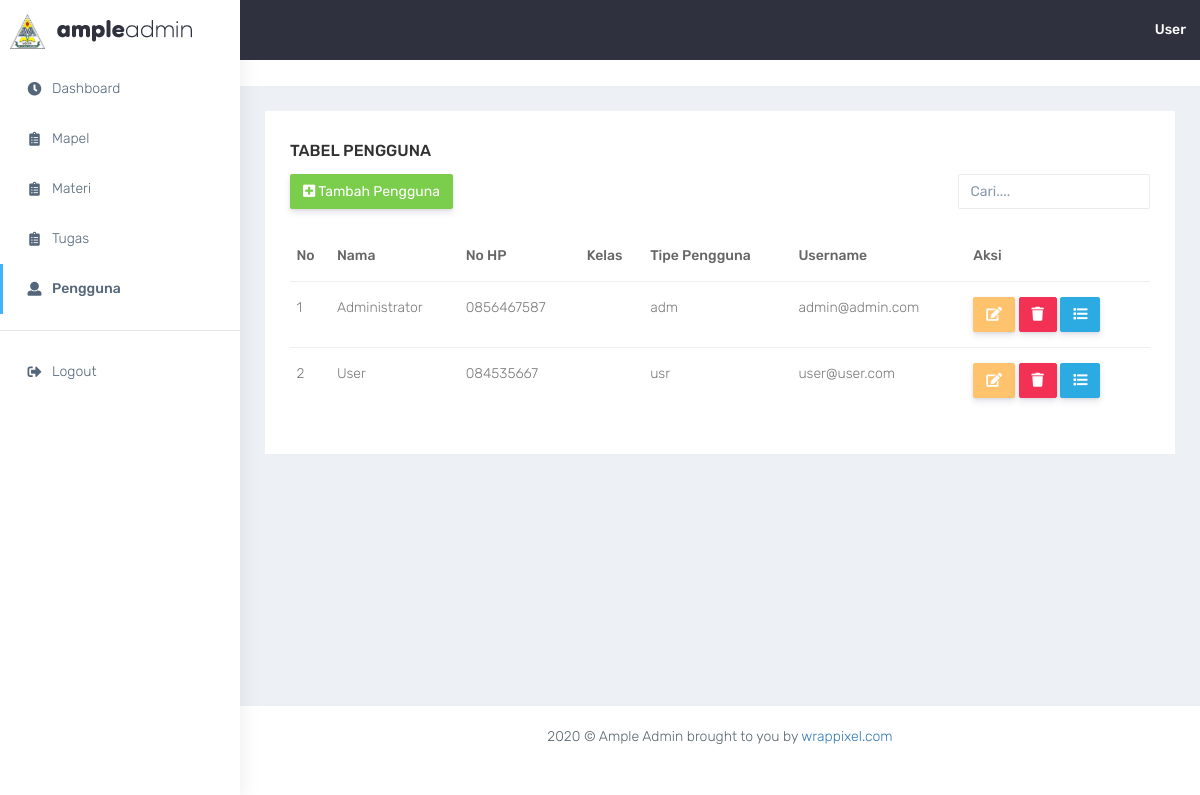
The app's page /admin/pengguna.php (signed in), older data.
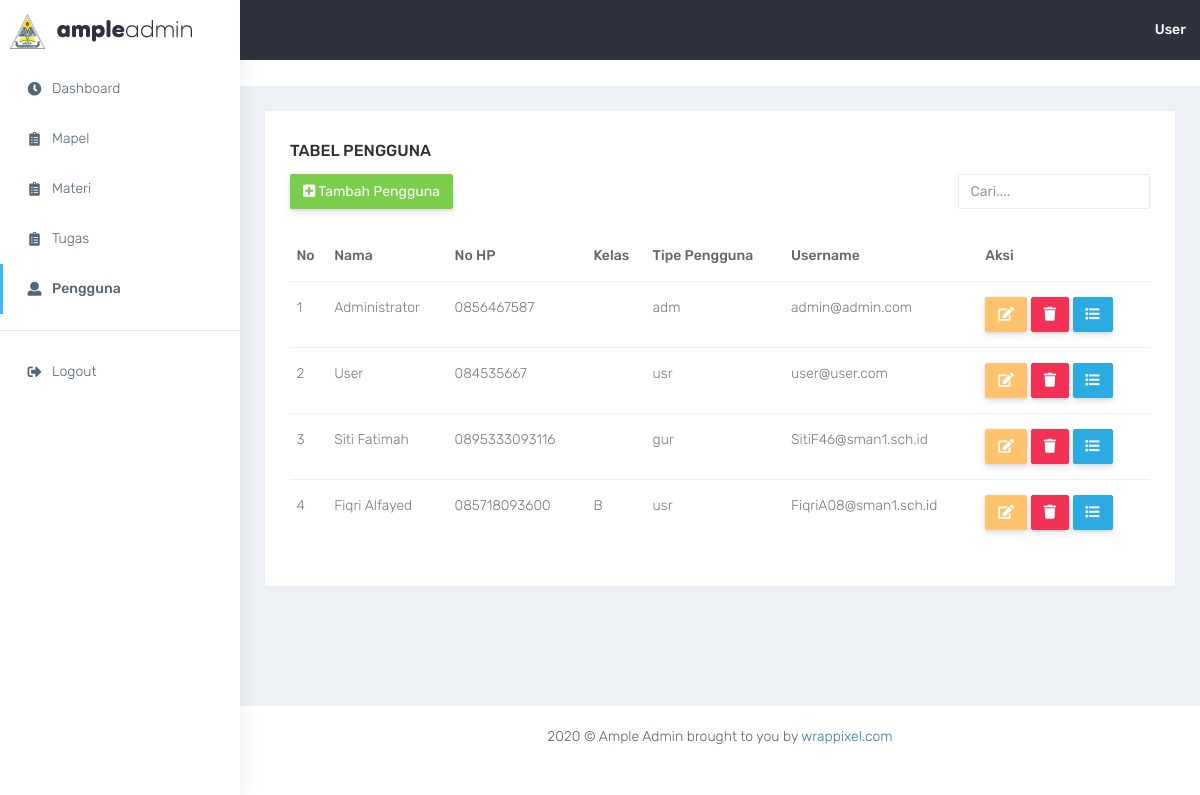
The same page, newer data.
### tables this page shows
CREATE TABLE `tbl_user` (
  `id_user` int(11) NOT NULL,
  `nama` varchar(100) NOT NULL,
  `jenkel` enum('L','P') NOT NULL,
  `tgl_lahir` date NOT NULL,
  `telp` varchar(13) NOT NULL,
  `kelas` varchar(50) DEFAULT NULL,
  `username` varchar(100) NOT NULL,
  `password` varchar(100) NOT NULL,
  `akses` enum('usr','gur','adm') NOT NULL
);

### session.php (called while the page is built, shortened)
<?php
  if(isset($_SESSION['akses'])){
    $namau = $_SESSION['nama'];
  }else{
    header('location:login.php?stat=session_timeout');
    exit();
  }
?>

### admin/pengguna.php (the view, shortened to what this page needs)
<?php
  require_once('navbar.php');
?>
<div class="container-fluid">
    <div class="row">
        <div class="col-sm-12">
            <div class="white-box">
                <h3 class="box-title">Tabel Pengguna</h3>
                <div class="row">
                    <div class="col-lg-9">
                        <button type="button" class="btn btn-success" style="color: white;" data-toggle="modal" data-target="#exampleModal">
                                <i class="fas fa-plus-square"></i>
                                Tambah Pengguna
                        </button>
                        <br><br>
                    </div>
                    <div class="col-lg-3">
                        <form>
                            <div class="form-group">
                            <input type="text" class="form-control" id="exampleInputEmail1" aria-describedby="emailHelp" placeholder="Cari....">
                            </div>
                        </form>
                    </div>
                </div>
                <div class="table-responsive">
                    <table class="table">
                        <thead>
                            <tr>
                                <th class="border-top-0">No</th>
                                <th class="border-top-0">Nama</th>
                                <th class="border-top-0">No HP</th>
                                <th class="border-top-0">Kelas</th>
                                <th class="border-top-0">Tipe Pengguna</th>
                                <th class="border-top-0">Username</th>
                                <th class="border-top-0">Aksi</th>
                            </tr>
                        </thead>
                        <tbody>
                          <?php
                            $no = 1;
                            $sql = mysqli_query($con,'SELECT * FROM tbl_user');
                            while($data = mysqli_fetch_array($sql)){
                          ?>
                            <tr>
                                <td><?= $no ;?></td>
                                <td><?= $data['nama'] ;?></td>
                                <td><?= $data['telp'] ;?></td>
                                <td><?= $data['kelas'] ;?></td>
                                <td><?= $data['akses'] ;?></td>
                                <td><?= $data['username'] ;?></td>
                                <td>
                                    <a href="edit-pengguna.php?id=<?= $data['id_user'] ?>" class="btn btn-warning">
                                        <i class="fas fa-edit"></i>
                                    </a>
                                    <a href="del-pengguna.php?id=<?= $data['id_user'] ;?>" class="btn btn-danger">
                                        <i class="fas fa-trash"></i>
                                    </a>
                                    <a href="detail-pengguna.php?id=<?= $data['id_user'] ;?>" class="btn btn-info">
                                        <i class="fas fa-list"></i>
                                    </a>
                                </td>
                            </tr>
                            <?php $no++; } ?>
                        </tbody>
                    </table>
                </div>
            </div>
        </div>
    </div>
</div>
<?php require_once('footer.php');?>

### admin/navbar.php (shortened to what this page needs)
<!DOCTYPE html>
<html dir="ltr" lang="en">
<head>
    <link href="../asset/admin/plugins/bower_components/chartist/dist/chartist.min.css" rel="stylesheet">
    <link rel="stylesheet" href="../asset/admin/plugins/bower_components/chartist-plugin-tooltips/dist/chartist-plugin-tooltip.css">
    <link href="../asset/admin/css/style.min.css" rel="stylesheet">
</head>
<?php
require_once('../session.php');?>
<body onload="disAkses()">
    <div id="main-wrapper" data-layout="vertical" data-navbarbg="skin5" data-sidebartype="full"
        data-sidebar-position="absolute" data-header-position="absolute" data-boxed-layout="full">
        <header class="topbar" data-navbarbg="skin5">
            <nav class="navbar top-navbar navbar-expand-md navbar-dark">
                <div class="navbar-header" data-logobg="skin6">
                    <a class="navbar-brand" href="index.php">
                        <b class="logo-icon">
                            <img src="../asset/logo.png" alt="homepage" width="35px" height="35px" />
                        </b>
                        <span class="logo-text">
                            <img src="../asset/admin/plugins/images/logo-text.png" alt="homepage" />
                        </span>
                    </a>
                </div>
                <div class="navbar-collapse collapse" id="navbarSupportedContent" data-navbarbg="skin5">
                    <ul class="navbar-nav ml-auto d-flex align-items-center">
                        <li>
                            <a class="profile-pic" href="#"><span class="text-white font-medium"><?= $namau; ?></span></a>
                        </li>
                    </ul>
                </div>
            </nav>
        </header>
        <aside class="left-sidebar" data-sidebarbg="skin6">
            <div class="scroll-sidebar">
                <nav class="sidebar-nav">
                    <ul id="sidebarnav">
                        <li class="sidebar-item"> <a class="sidebar-link waves-effect waves-dark sidebar-link"
                                href="index.php" aria-expanded="false"><i class="fas fa-clock fa-fw"
                                    aria-hidden="true"></i><span class="hide-menu">Dashboard</span></a></li>
                        <li class="sidebar-item"> <a class="sidebar-link waves-effect waves-dark sidebar-link"
                                href="mapel.php" aria-expanded="false">
                                <i class="fas fa-clipboard-list" aria-hidden="true"></i><span class="hide-menu">Mapel</span></a>
                        </li>
                        <li class="sidebar-item"> <a class="sidebar-link waves-effect waves-dark sidebar-link"
                                href="materi.php" aria-expanded="false">
                                <i class="fas fa-clipboard-list" aria-hidden="true"></i><span class="hide-menu">Materi</span></a>
                        </li>
                        <li class="sidebar-item"> <a class="sidebar-link waves-effect waves-dark sidebar-link"
                                href="tugas.php" aria-expanded="false">
                                <i class="fas fa-clipboard-list" aria-hidden="true"></i><span class="hide-menu">Tugas</span></a>
                        </li>
                        <li class="sidebar-item"> <a class="sidebar-link waves-effect waves-dark sidebar-link"
                                href="pengguna.php" aria-expanded="false"><i class="fa fa-user"
                                    aria-hidden="true"></i><span class="hide-menu">Pengguna</span></a></li>
                        <hr>
                        <li class="sidebar-item"> <a class="sidebar-link waves-effect waves-dark sidebar-link"
                                href="../logout.php" aria-expanded="false"><i class="fas fa-sign-out-alt"
                                    aria-hidden="true"></i><span class="hide-menu">Logout</span></a></li>
                    </ul>
                </nav>
            </div>
        </aside>
        <div class="page-wrapper">
            <div class="page-breadcrumb bg-white">
            </div>

### admin/footer.php (shortened to what this page needs)
            <footer class="footer text-center"> 2020 © Ample Admin brought to you by <a
                    href="https://www.wrappixel.com/">wrappixel.com</a>
            </footer>
        </div>
    </div>
</body>
</html>

Row changes from the older to the newer data that the page shows:
added tbl_user: nama "Siti Fatimah", telp "0895333093116", akses "gur", username "SitiF46@sman1.sch.id"
added tbl_user: nama "Fiqri Alfayed", telp "085718093600", kelas "B", akses "usr", username "FiqriA08@sman1.sch.id"
